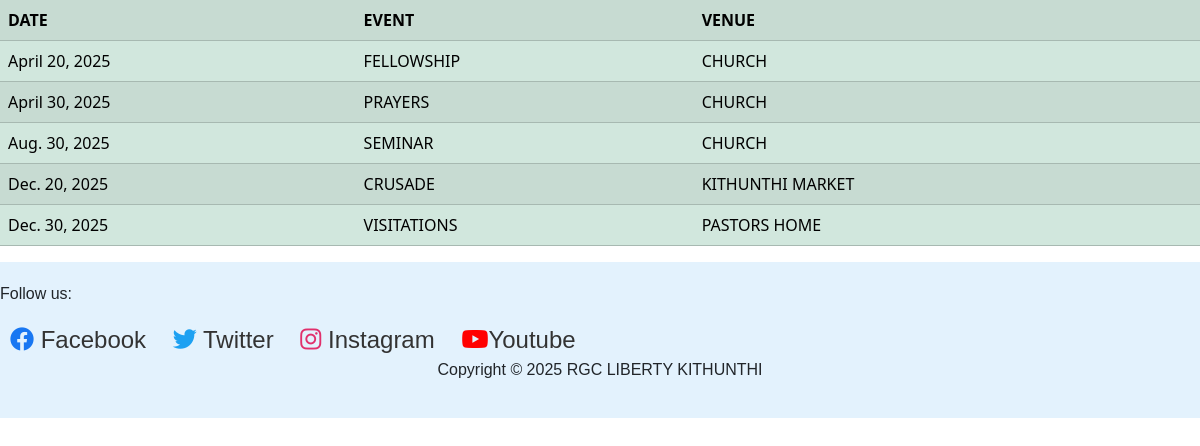
/women_ministry/, run on the app's committed database.
### churchapp/models.py (models this page shows)
class Women_ministry(models.Model):
    DATE = models.DateField(blank=False, null=False)  # Changed to DateField
    EVENT = models.TextField()
    VENUE = models.CharField(max_length=255, blank=False, null=False)

### churchapp/views.py (the view)
# urls.py: path('women_ministry/', views.women_ministry, name='women_ministry'),
def women_ministry(request):
    women=Women_ministry.objects.all().order_by("DATE")
    return render(request,'women_ministry.html',{"women":women})

### churchapp/templates/women_ministry.html (shortened to what this page needs)
{% load static %}
<!DOCTYPE html>
<html lang="en">
<head>
    <link rel="stylesheet" href="{% static 'styles.css' %}">
    <link href="https://cdn.jsdelivr.net/npm/bootstrap@5.3.3/dist/css/bootstrap.min.css" rel="stylesheet">
    <link href="https://cdnjs.cloudflare.com/ajax/libs/font-awesome/6.0.0-beta3/css/all.min.css" rel="stylesheet">
</head>
<body>
<main>
    <table class="table table-success table-striped">
        <tr>
            <th>DATE</th>
            <th>EVENT</th>
            <th>VENUE</th>
        </tr>
        {% for women in women %}
        <tr>
            <td>{{women.DATE}}</td>
            <td>{{women.EVENT}}</td>
            <td>{{women.VENUE}}</td>
        </tr>
        {% endfor  %}
    </table>
</main>
<footer>
    <p>Follow us:</p>
 <div class="social-media-icons">
  <a href="https://facebook.com/Rgc-kithunthi jlc" target="_blank">
  <i class="fab fa-facebook"  style="color: #1877F2;""></i> Facebook
  </a>
  <a href="https://twitter.com/@PeterMMb" target="_blank">
    <i class="fab fa-twitter" style="color: #1DA1F2;"></i></i> Twitter
  </a>
  <a href="https://instagram.com/mbuvip" target="_blank">
  <i class="fab fa-instagram" style="color: #E1306C;"></i> Instagram
  </a>
  <a href="https://www.youtube.com/@petermbuvi6369" target="_blank" style="text-decoration: none;">
    <i class="fab fa-youtube" style="color: #FF0000; font-size: 24px;"></i>Youtube
  </a>
    <p id="copyright">Copyright &copy 2025 RGC LIBERTY KITHUNTHI</p>
</footer>
</body>
</html>

### churchapp/static/styles.css (style rules this page uses)
footer { background-color:#e3f2fd ; padding: 20px 0px; font-family: Arial, sans-serif; }
#copyright { text-align: center; }
.social-media-icons a { font-size: 24px; margin: 0 10px; color: #333; text-decoration: none; }

### data on the page
Women_ministry: DATE "April 20, 2025", EVENT "FELLOWSHIP", VENUE "CHURCH"
Women_ministry: DATE "April 30, 2025", EVENT "PRAYERS", VENUE "CHURCH"
Women_ministry: DATE "Aug. 30, 2025", EVENT "SEMINAR", VENUE "CHURCH"
Women_ministry: DATE "Dec. 20, 2025", EVENT "CRUSADE", VENUE "KITHUNTHI MARKET"
Women_ministry: DATE "Dec. 30, 2025", EVENT "VISITATIONS", VENUE "PASTORS HOME"
